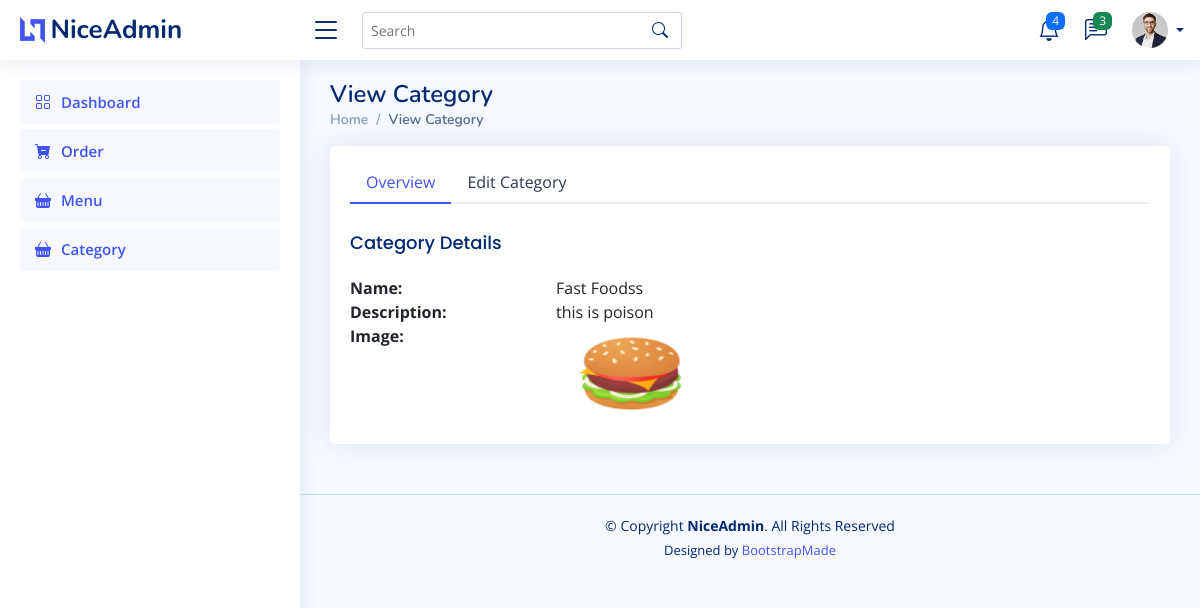
The page /category/view-category/2 on the database its author committed.
### pages/models.py (models this page shows, shortened)
class Category(models.Model):
    name = models.CharField(max_length=200)
    description = models.TextField()
    image = models.ImageField(upload_to='category_images')
    created_at = models.DateTimeField(default=datetime.now())

### pages/views.py (the view)
# urls.py: path('category/view-category/<str:pk>', views.viewCategory, name='viewCategory'),
def viewCategory(request, pk):
    category = Category.objects.get(id=pk)
    return render(request, 'viewCategory.html', {'category':category})

### templates/viewCategory.html (shortened to what this page needs)
{% load static %}
{% include 'header.html' %}
<main id="main" class="main">
    <div class="pagetitle">
      <h1>View Category</h1>
      <nav>
        <ol class="breadcrumb">
          <li class="breadcrumb-item"><a href="/">Home</a></li>
          <li class="breadcrumb-item active">View Category</li>
        </ol>
      </nav>
    </div>
    <section class="section dashboard">
      <div class="row">
        <div class="col-12">
            <div class="card">
                <div class="card-body pt-3">
                  <ul class="nav nav-tabs nav-tabs-bordered">
                    <li class="nav-item">
                      <button class="nav-link active" data-bs-toggle="tab" data-bs-target="#overview-category">Overview</button>
                    </li>
                    <li class="nav-item">
                      <button class="nav-link" data-bs-toggle="tab" data-bs-target="#category-edit">Edit Category</button>
                    </li>
                  </ul>
                  <div class="tab-content pt-2">
                    <div class="tab-pane fade show active profile-overview" id="overview-category">
                      <h5 class="card-title">Category Details</h5>
                      <div class="row">
                        <div class="col-lg-3 col-md-4 label "><b>Name:</b></div>
                        <div class="col-lg-9 col-md-8">{{category.name}}</div>
                      </div>
                      <div class="row">
                        <div class="col-lg-3 col-md-4 label"><b>Description:</b></div>
                        <div class="col-lg-9 col-md-8">{{category.description}}</div>
                      </div>
                      <div class="row">
                        <div class="col-lg-3 col-md-4 label"><b>Image:</b></div>
                        <div class="col-lg-9 col-md-8"><img style="height: 100px; width: 150px;" class="img-fluid img-responsive" src="{{category.image.url}}"></div>
                      </div>
                    </div>
                  </div>
                </div>
              </div>
        </div>
      </div>
    </section>
</main>
{% include 'footer.html' %}

### static/assets/css/style.css (style rules this page uses)
:root { scroll-behavior: smooth; }
body { font-family: "Open Sans", sans-serif; background: #f6f9ff; color: #444444; }
a { color: #4154f1; text-decoration: none; }
h1, h2, h3, h4, h5, h6 { font-family: "Nunito", sans-serif; }
#main { margin-top: 60px; padding: 20px 30px; transition: all 0.3s; }
.pagetitle { margin-bottom: 10px; }
.pagetitle h1 { font-size: 24px; margin-bottom: 0; font-weight: 600; color: #012970; }
.card { margin-bottom: 30px; border: none; border-radius: 5px; box-shadow: 0px 0 30px rgba(1, 41, 112, 0.1); }
.card-title { padding: 20px 0 15px 0; font-size: 18px; font-weight: 500; color: #012970; font-family: "Poppins", sans-serif; }
.card-body { padding: 0 20px 20px 20px; }
.breadcrumb { font-size: 14px; font-family: "Nunito", sans-serif; color: #899bbd; font-weight: 600; }
.breadcrumb a { color: #899bbd; transition: 0.3s; }
.breadcrumb .breadcrumb-item::before { color: #899bbd; }
.breadcrumb .active { color: #51678f; font-weight: 600; }
.nav-tabs-bordered { border-bottom: 2px solid #ebeef4; }
.nav-tabs-bordered .nav-link { margin-bottom: -2px; border: none; color: #2c384e; }
.nav-tabs-bordered .nav-link.active { background-color: #fff; color: #4154f1; border-bottom: 2px solid #4154f1; }
@media (min-width: 1200px) { #main, #footer { margin-left: 300px; } }

### rows shown on the page
Category: name "Fast Foodss", description "this is poison", image (picture)
